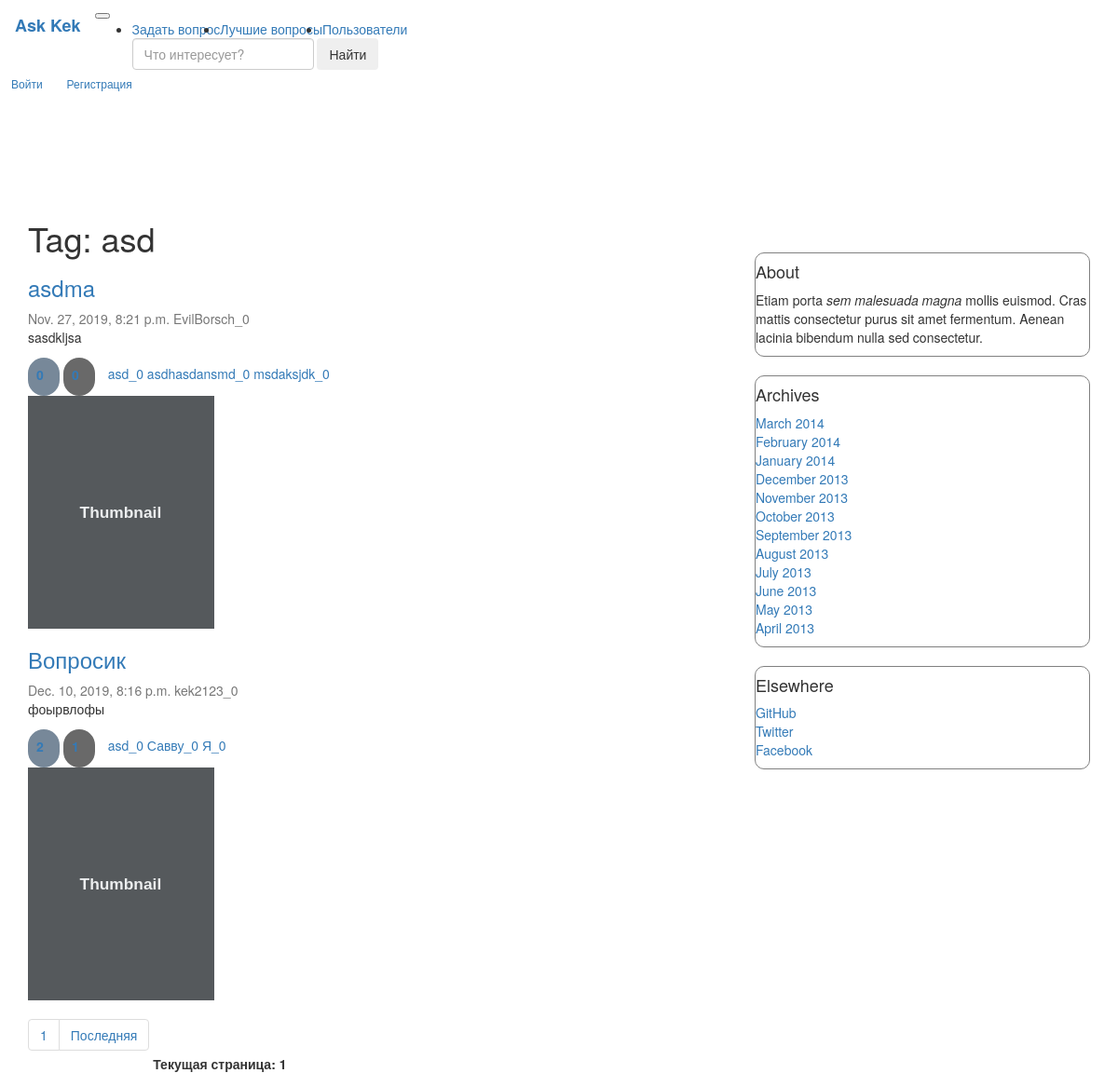
The page /question_by_tag/asd on the database as committed earlier.
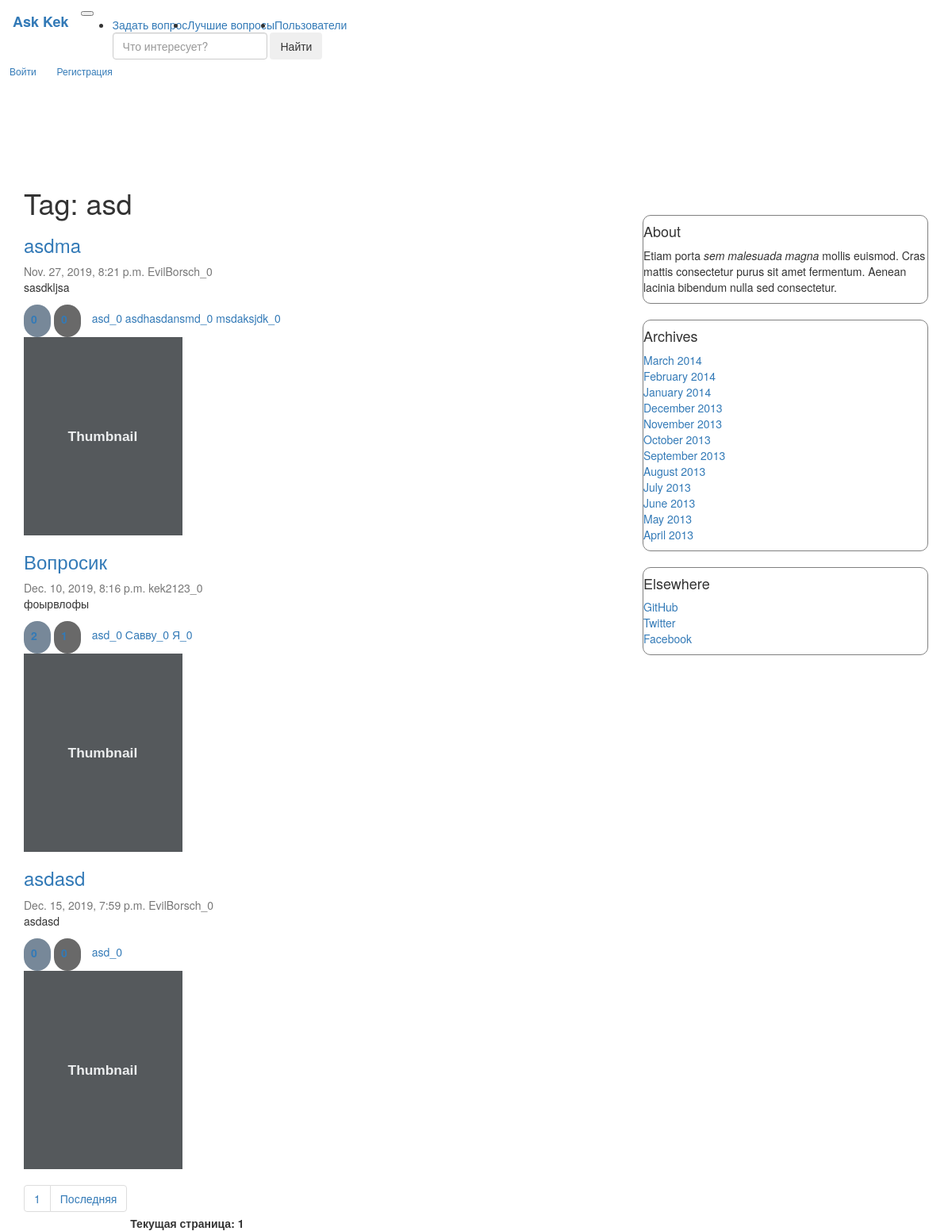
The same page on the database as committed later.
### question/models.py (models this page shows, shortened)
class Article(models.Model):
    title = models.CharField(max_length=255, verbose_name='Заголовок')
    text = models.TextField(verbose_name='Текст')
    date_published = models.DateTimeField(verbose_name='Дата публикации', default=datetime.now(tz=timezone.utc),
                                          db_index=True)
    is_published = models.BooleanField(verbose_name='Опубликовано', default=True, blank=True)
    author = models.ForeignKey(
        Author,
        on_delete=models.CASCADE,
    )
    like = models.ManyToManyField(Like, related_name="Like", blank=True)
    dislike = models.ManyToManyField(Dislike, blank=True)
    tags = models.ManyToManyField(Tags, blank=True)
    objects = ArticleManager()  # model manager
    class Meta:
        verbose_name = 'Статья'
        verbose_name_plural = 'Статьи'
        index_together = [('title', 'text')]
        unique_together = [('title', 'text')]

class Author(models.Model):
    name = models.CharField(max_length=255, verbose_name='Имя', unique=True)
    rating = models.IntegerField(default=0, verbose_name='Рейтинг')
    def __str__(self):
        return '{}_{}'.format(self.name, self.rating)
    class Meta:
        verbose_name = 'Автор'
        verbose_name_plural = 'Авторы'

class Tags(models.Model):
    name = models.CharField(max_length=255, verbose_name="Тег", default="TechnoPark", db_index=True)
    count = models.IntegerField(verbose_name="Число упоминаний", default=0)
    def __str__(self):
        return '{}_{}'.format(self.name, self.count)

### question/views.py (the view)
# urls.py: path('question_by_tag/<str:tag>', views.questions_by_tag_html, name="question_by_tag_url"),
def questions_by_tag_html(request, tag="kek"):
    articles = models.Article.objects.by_tag(tag)
    paginated_data = paginate(articles, request)
    rendered_data = {"questions": paginated_data, "m_tag": tag}
    return render(request, "./question/questions_bt_tag.html", rendered_data)

### question/models.py (called while the page is built)
    def by_tag(self, tag):
        return self.filter(is_published=True, date_published__lt=datetime.now(tz=timezone.utc), tags__name=tag)

### question/views.py (called while the page is built)
def paginate(objects_list, request):
    paginator = Paginator(list(objects_list), 4)
    page = request.GET.get('page')
    try:
        contacts = paginator.get_page(page)
    except PageNotAnInteger:
        contacts = paginator.page(1)
    except EmptyPage:
        contacts = paginator.page(paginator.num_pages)
    return contacts

### question/templates/question/questions_bt_tag.html
{% extends "question/index.html" %}
{% load static %}
{% block title %}
    <h1>Tag: {{ m_tag }}</h1>
{% endblock %}

### question/templates/question/index.html (shortened to what this page needs)
{% extends "question/base.html" %}
{% load static %}
{% block content %}
    {% block title %}{% endblock %}
    {% for q in questions %}
        <div class="question">
            <div class="card flex-md-row mb-4 box-shadow h-md-250">
                <div class="card-body d-flex flex-column align-items-start">
                    {% block link_to_ans %}
                        <h3 class="mb-0">
                            <a href="{% url 'one_question_url' q.pk %}" class="href">{{ q.title }}</a>
                        </h3>
                    {% endblock %}
                    <div class="mb-1 text-muted">{{ q.date_published }} {{ q.author }}</div>
                    <p class="card-text mb-auto">{{ q.text }}</p>
                    <div class="fluid-container">
                        <a class="like" data-qid="{{ q.pk }}"
                           data-vote="inc">
                            <label>
                                <input class="qty1" name="qty1" readonly="readonly" type="text"
                                       value="{{ q.like.all.count }}"/>
                            </label>
                        </a>
                        <a class="dislike" data-qid="{{ q.pk }}"
                           data-vote="inc">
                            <label>
                                <input class="qty2" name="qty2" readonly="readonly" type="text"
                                       value="{{ q.dislike.all.count }}"/>
                            </label>
                        </a>
                        {% for tag in q.tags.all %}
                            <a href="{% url 'question_by_tag_url' tag.name %}">{{ tag }}</a>
                        {% endfor %}
                    </div>
                </div>
                <img class="card-img-right flex-auto d-none d-md-block" data-src="holder.js/200x250?theme=thumb"
                     alt="Thumbnail [200x250]" style="width: 200px; height: 250px;"
                     data-holder-rendered="true">
            </div>
        </div>
    {% endfor %}
    <nav aria-label="...">
        <ul class="pagination">
            <li class="page-item" aria-current="page">
                <a class="page-link" href="?page=1">1</a>
            </li>
            <li class="page-item"><a class="page-link"
                                     href="?page={{ questions.paginator.num_pages }}">Последняя</a></li>
        </ul>
        <b>Текущая страница: {{ questions.number }}</b>
    </nav>
    {% block  pre_paginator %}
        <link rel="stylesheet" href="{% static "question/index/my.css" %}">
    {% endblock %}
{% endblock %}

Rows that differ between the two databases and show on the page:
added Article: title "asdasd", date_published "Dec. 15, 2019, 7:59 p.m.", author "EvilBorsch_0", text "asdasd", qty1 "0", qty2 "0", Tags (name+count "asd_0")
